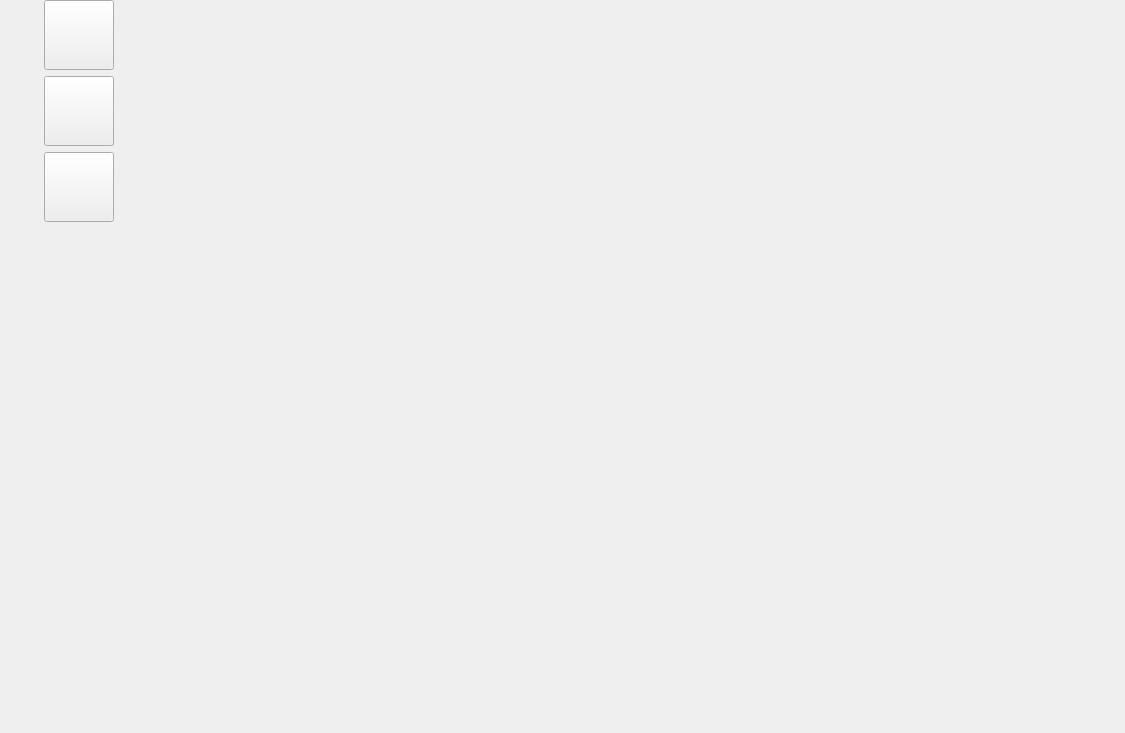
<?xml version="1.0" encoding="UTF-8"?>
<ui version="4.0">
 <class>DataQuery</class>
 <widget class="QWidget" name="DataQuery">
  <property name="geometry">
   <rect>
    <x>0</x>
    <y>0</y>
    <width>1125</width>
    <height>733</height>
   </rect>
  </property>
  <property name="minimumSize">
   <size>
    <width>1125</width>
    <height>733</height>
   </size>
  </property>
  <property name="maximumSize">
   <size>
    <width>1125</width>
    <height>733</height>
   </size>
  </property>
  <property name="windowTitle">
   <string>Form</string>
  </property>
  <widget class="QStackedWidget" name="stackedWidget">
   <property name="geometry">
    <rect>
     <x>160</x>
     <y>0</y>
     <width>961</width>
     <height>731</height>
    </rect>
   </property>
   <widget class="QWidget" name="page_3"/>
   <widget class="QWidget" name="page_4"/>
  </widget>
  <widget class="QWidget" name="layoutWidget">
   <property name="geometry">
    <rect>
     <x>0</x>
     <y>0</y>
     <width>157</width>
     <height>731</height>
    </rect>
   </property>
   <layout class="QVBoxLayout" name="verticalLayout_2">
    <item>
     <layout class="QHBoxLayout" name="horizontalLayout_5">
      <item>
       <spacer name="horizontalSpacer_9">
        <property name="orientation">
         <enum>Qt::Horizontal</enum>
        </property>
        <property name="sizeHint" stdset="0">
         <size>
          <width>40</width>
          <height>20</height>
         </size>
        </property>
       </spacer>
      </item>
      <item>
       <widget class="QPushButton" name="pushButton_AlarmRecord">
        <property name="minimumSize">
         <size>
          <width>70</width>
          <height>70</height>
         </size>
        </property>
        <property name="maximumSize">
         <size>
          <width>70</width>
          <height>70</height>
         </size>
        </property>
        <property name="text">
         <string/>
        </property>
        <property name="icon">
         <iconset resource="images.qrc">
          <normaloff>:/images/ae16d1bc7212585b58ba06316f3eaf3c.png</normaloff>:/images/ae16d1bc7212585b58ba06316f3eaf3c.png</iconset>
        </property>
        <property name="iconSize">
         <size>
          <width>61</width>
          <height>61</height>
         </size>
        </property>
       </widget>
      </item>
      <item>
       <spacer name="horizontalSpacer_10">
        <property name="orientation">
         <enum>Qt::Horizontal</enum>
        </property>
        <property name="sizeHint" stdset="0">
         <size>
          <width>40</width>
          <height>20</height>
         </size>
        </property>
       </spacer>
      </item>
     </layout>
    </item>
    <item>
     <layout class="QHBoxLayout" name="horizontalLayout_6">
      <item>
       <spacer name="horizontalSpacer_11">
        <property name="orientation">
         <enum>Qt::Horizontal</enum>
        </property>
        <property name="sizeHint" stdset="0">
         <size>
          <width>40</width>
          <height>20</height>
         </size>
        </property>
       </spacer>
      </item>
      <item>
       <widget class="QPushButton" name="pushButton_OperationRecords">
        <property name="minimumSize">
         <size>
          <width>70</width>
          <height>70</height>
         </size>
        </property>
        <property name="maximumSize">
         <size>
          <width>70</width>
          <height>70</height>
         </size>
        </property>
        <property name="text">
         <string/>
        </property>
        <property name="icon">
         <iconset resource="images.qrc">
          <normaloff>:/images/35f68c02d6145b28c9e65d15148dd628.png</normaloff>:/images/35f68c02d6145b28c9e65d15148dd628.png</iconset>
        </property>
        <property name="iconSize">
         <size>
          <width>61</width>
          <height>61</height>
         </size>
        </property>
       </widget>
      </item>
      <item>
       <spacer name="horizontalSpacer_12">
        <property name="orientation">
         <enum>Qt::Horizontal</enum>
        </property>
        <property name="sizeHint" stdset="0">
         <size>
          <width>40</width>
          <height>20</height>
         </size>
        </property>
       </spacer>
      </item>
     </layout>
    </item>
    <item>
     <layout class="QHBoxLayout" name="horizontalLayout_7">
      <item>
       <spacer name="horizontalSpacer_13">
        <property name="orientation">
         <enum>Qt::Horizontal</enum>
        </property>
        <property name="sizeHint" stdset="0">
         <size>
          <width>40</width>
          <height>20</height>
         </size>
        </property>
       </spacer>
      </item>
      <item>
       <widget class="QPushButton" name="pushButton_OperationRecord">
        <property name="minimumSize">
         <size>
          <width>70</width>
          <height>70</height>
         </size>
        </property>
        <property name="maximumSize">
         <size>
          <width>70</width>
          <height>70</height>
         </size>
        </property>
        <property name="text">
         <string/>
        </property>
        <property name="icon">
         <iconset resource="images.qrc">
          <normaloff>:/images/51977ad9893645146a00202b02385ca9.png</normaloff>:/images/51977ad9893645146a00202b02385ca9.png</iconset>
        </property>
        <property name="iconSize">
         <size>
          <width>61</width>
          <height>61</height>
         </size>
        </property>
       </widget>
      </item>
      <item>
       <spacer name="horizontalSpacer_14">
        <property name="orientation">
         <enum>Qt::Horizontal</enum>
        </property>
        <property name="sizeHint" stdset="0">
         <size>
          <width>40</width>
          <height>20</height>
         </size>
        </property>
       </spacer>
      </item>
     </layout>
    </item>
    <item>
     <layout class="QHBoxLayout" name="horizontalLayout_8"/>
    </item>
    <item>
     <spacer name="verticalSpacer_2">
      <property name="orientation">
       <enum>Qt::Vertical</enum>
      </property>
      <property name="sizeHint" stdset="0">
       <size>
        <width>20</width>
        <height>40</height>
       </size>
      </property>
     </spacer>
    </item>
   </layout>
  </widget>
 </widget>
 <resources>
  <include location="images.qrc"/>
 </resources>
 <connections/>
</ui>
